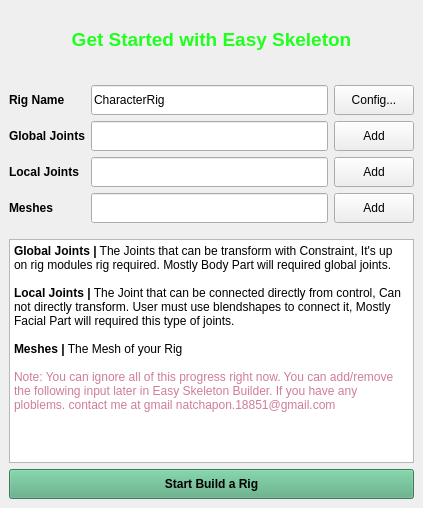
<?xml version="1.0" encoding="UTF-8"?>
<ui version="4.0">
 <class>MainWindow</class>
 <widget class="QMainWindow" name="MainWindow">
  <property name="geometry">
   <rect>
    <x>0</x>
    <y>0</y>
    <width>423</width>
    <height>508</height>
   </rect>
  </property>
  <property name="windowTitle">
   <string>Easy Skeleton Launcher</string>
  </property>
  <widget class="QWidget" name="centralwidget">
   <layout class="QGridLayout" name="gridLayout">
    <item row="0" column="0">
     <widget class="QLabel" name="label">
      <property name="sizePolicy">
       <sizepolicy hsizetype="Preferred" vsizetype="Minimum">
        <horstretch>0</horstretch>
        <verstretch>0</verstretch>
       </sizepolicy>
      </property>
      <property name="minimumSize">
       <size>
        <width>0</width>
        <height>60</height>
       </size>
      </property>
      <property name="font">
       <font>
        <pointsize>14</pointsize>
        <weight>75</weight>
        <bold>true</bold>
       </font>
      </property>
      <property name="styleSheet">
       <string notr="true">color:rgb(32, 255, 29);</string>
      </property>
      <property name="text">
       <string>Get Started with Easy Skeleton</string>
      </property>
      <property name="alignment">
       <set>Qt::AlignCenter</set>
      </property>
     </widget>
    </item>
    <item row="3" column="0">
     <widget class="QPushButton" name="pushButton_start">
      <property name="sizePolicy">
       <sizepolicy hsizetype="Minimum" vsizetype="Minimum">
        <horstretch>0</horstretch>
        <verstretch>0</verstretch>
       </sizepolicy>
      </property>
      <property name="minimumSize">
       <size>
        <width>0</width>
        <height>30</height>
       </size>
      </property>
      <property name="font">
       <font>
        <weight>75</weight>
        <bold>true</bold>
       </font>
      </property>
      <property name="styleSheet">
       <string notr="true">background-color:rgb(85, 170, 127);
color: black;</string>
      </property>
      <property name="text">
       <string>Start Build a Rig</string>
      </property>
     </widget>
    </item>
    <item row="1" column="0">
     <layout class="QGridLayout" name="gridLayout_2">
      <property name="leftMargin">
       <number>0</number>
      </property>
      <property name="topMargin">
       <number>10</number>
      </property>
      <property name="bottomMargin">
       <number>10</number>
      </property>
      <item row="2" column="1">
       <widget class="QLineEdit" name="lineEdit_local">
        <property name="sizePolicy">
         <sizepolicy hsizetype="Expanding" vsizetype="Minimum">
          <horstretch>0</horstretch>
          <verstretch>0</verstretch>
         </sizepolicy>
        </property>
        <property name="readOnly">
         <bool>true</bool>
        </property>
       </widget>
      </item>
      <item row="1" column="1">
       <widget class="QLineEdit" name="lineEdit_global">
        <property name="sizePolicy">
         <sizepolicy hsizetype="Expanding" vsizetype="Minimum">
          <horstretch>0</horstretch>
          <verstretch>0</verstretch>
         </sizepolicy>
        </property>
        <property name="readOnly">
         <bool>true</bool>
        </property>
       </widget>
      </item>
      <item row="2" column="2">
       <widget class="QPushButton" name="pushButton_local">
        <property name="sizePolicy">
         <sizepolicy hsizetype="Minimum" vsizetype="Minimum">
          <horstretch>0</horstretch>
          <verstretch>0</verstretch>
         </sizepolicy>
        </property>
        <property name="minimumSize">
         <size>
          <width>0</width>
          <height>30</height>
         </size>
        </property>
        <property name="baseSize">
         <size>
          <width>0</width>
          <height>0</height>
         </size>
        </property>
        <property name="text">
         <string>Add</string>
        </property>
       </widget>
      </item>
      <item row="1" column="0">
       <widget class="QLabel" name="label_2">
        <property name="font">
         <font>
          <weight>75</weight>
          <bold>true</bold>
         </font>
        </property>
        <property name="text">
         <string>Global Joints</string>
        </property>
       </widget>
      </item>
      <item row="1" column="2">
       <widget class="QPushButton" name="pushButton_global">
        <property name="sizePolicy">
         <sizepolicy hsizetype="Minimum" vsizetype="Minimum">
          <horstretch>0</horstretch>
          <verstretch>0</verstretch>
         </sizepolicy>
        </property>
        <property name="minimumSize">
         <size>
          <width>0</width>
          <height>30</height>
         </size>
        </property>
        <property name="baseSize">
         <size>
          <width>0</width>
          <height>0</height>
         </size>
        </property>
        <property name="text">
         <string>Add</string>
        </property>
       </widget>
      </item>
      <item row="3" column="1">
       <widget class="QLineEdit" name="lineEdit_meshes">
        <property name="sizePolicy">
         <sizepolicy hsizetype="Expanding" vsizetype="Minimum">
          <horstretch>0</horstretch>
          <verstretch>0</verstretch>
         </sizepolicy>
        </property>
        <property name="readOnly">
         <bool>true</bool>
        </property>
       </widget>
      </item>
      <item row="3" column="2">
       <widget class="QPushButton" name="pushButton_meshes">
        <property name="sizePolicy">
         <sizepolicy hsizetype="Minimum" vsizetype="Minimum">
          <horstretch>0</horstretch>
          <verstretch>0</verstretch>
         </sizepolicy>
        </property>
        <property name="minimumSize">
         <size>
          <width>0</width>
          <height>30</height>
         </size>
        </property>
        <property name="baseSize">
         <size>
          <width>0</width>
          <height>0</height>
         </size>
        </property>
        <property name="text">
         <string>Add</string>
        </property>
       </widget>
      </item>
      <item row="2" column="0">
       <widget class="QLabel" name="label_3">
        <property name="font">
         <font>
          <weight>75</weight>
          <bold>true</bold>
         </font>
        </property>
        <property name="text">
         <string>Local Joints</string>
        </property>
       </widget>
      </item>
      <item row="3" column="0">
       <widget class="QLabel" name="label_4">
        <property name="font">
         <font>
          <weight>75</weight>
          <bold>true</bold>
         </font>
        </property>
        <property name="text">
         <string>Meshes</string>
        </property>
       </widget>
      </item>
      <item row="0" column="1">
       <widget class="QLineEdit" name="lineEdit_rig_name">
        <property name="sizePolicy">
         <sizepolicy hsizetype="Expanding" vsizetype="Minimum">
          <horstretch>0</horstretch>
          <verstretch>0</verstretch>
         </sizepolicy>
        </property>
        <property name="minimumSize">
         <size>
          <width>0</width>
          <height>30</height>
         </size>
        </property>
        <property name="text">
         <string>CharacterRig</string>
        </property>
        <property name="readOnly">
         <bool>false</bool>
        </property>
       </widget>
      </item>
      <item row="0" column="2">
       <widget class="QPushButton" name="pushButton">
        <property name="sizePolicy">
         <sizepolicy hsizetype="Minimum" vsizetype="Minimum">
          <horstretch>0</horstretch>
          <verstretch>0</verstretch>
         </sizepolicy>
        </property>
        <property name="minimumSize">
         <size>
          <width>0</width>
          <height>30</height>
         </size>
        </property>
        <property name="text">
         <string>Config...</string>
        </property>
       </widget>
      </item>
      <item row="0" column="0">
       <widget class="QLabel" name="label_5">
        <property name="font">
         <font>
          <weight>75</weight>
          <bold>true</bold>
         </font>
        </property>
        <property name="text">
         <string>Rig Name</string>
        </property>
       </widget>
      </item>
     </layout>
    </item>
    <item row="2" column="0">
     <widget class="QTextBrowser" name="textBrowser">
      <property name="styleSheet">
       <string notr="true"/>
      </property>
      <property name="html">
       <string>&lt;!DOCTYPE HTML PUBLIC &quot;-//W3C//DTD HTML 4.0//EN&quot; &quot;http://www.w3.org/TR/REC-html40/strict.dtd&quot;&gt;
&lt;html&gt;&lt;head&gt;&lt;meta name=&quot;qrichtext&quot; content=&quot;1&quot; /&gt;&lt;style type=&quot;text/css&quot;&gt;
p, li { white-space: pre-wrap; }
&lt;/style&gt;&lt;/head&gt;&lt;body style=&quot; font-family:'MS Shell Dlg 2'; font-size:8.25pt; font-weight:400; font-style:normal;&quot;&gt;
&lt;p style=&quot; margin-top:0px; margin-bottom:0px; margin-left:0px; margin-right:0px; -qt-block-indent:0; text-indent:0px;&quot;&gt;&lt;span style=&quot; font-size:9pt; font-weight:600;&quot;&gt;Global Joints |&lt;/span&gt;&lt;span style=&quot; font-size:9pt;&quot;&gt; The Joints that can be transform with Constraint, It's up on rig modules rig required. Mostly Body Part will required global joints.&lt;/span&gt;&lt;/p&gt;
&lt;p style=&quot;-qt-paragraph-type:empty; margin-top:0px; margin-bottom:0px; margin-left:0px; margin-right:0px; -qt-block-indent:0; text-indent:0px; font-size:9pt;&quot;&gt;&lt;br /&gt;&lt;/p&gt;
&lt;p style=&quot; margin-top:0px; margin-bottom:0px; margin-left:0px; margin-right:0px; -qt-block-indent:0; text-indent:0px;&quot;&gt;&lt;span style=&quot; font-size:9pt; font-weight:600;&quot;&gt;Local Joints |&lt;/span&gt;&lt;span style=&quot; font-size:9pt;&quot;&gt; The Joint that can be connected directly from control, Can not directly transform. User must use blendshapes to connect it, Mostly Facial Part will required this type of joints.&lt;/span&gt;&lt;/p&gt;
&lt;p style=&quot;-qt-paragraph-type:empty; margin-top:0px; margin-bottom:0px; margin-left:0px; margin-right:0px; -qt-block-indent:0; text-indent:0px; font-size:9pt;&quot;&gt;&lt;br /&gt;&lt;/p&gt;
&lt;p style=&quot; margin-top:0px; margin-bottom:0px; margin-left:0px; margin-right:0px; -qt-block-indent:0; text-indent:0px;&quot;&gt;&lt;span style=&quot; font-size:9pt; font-weight:600;&quot;&gt;Meshes |&lt;/span&gt;&lt;span style=&quot; font-size:9pt;&quot;&gt; The Mesh of your Rig&lt;/span&gt;&lt;/p&gt;
&lt;p style=&quot;-qt-paragraph-type:empty; margin-top:0px; margin-bottom:0px; margin-left:0px; margin-right:0px; -qt-block-indent:0; text-indent:0px; font-size:9pt;&quot;&gt;&lt;br /&gt;&lt;/p&gt;
&lt;p style=&quot; margin-top:0px; margin-bottom:0px; margin-left:0px; margin-right:0px; -qt-block-indent:0; text-indent:0px;&quot;&gt;&lt;span style=&quot; font-size:9pt; color:#cf7c9c;&quot;&gt;Note: You can ignore all of this progress right now. You can add/remove the following input later in Easy Skeleton Builder. If you have any ploblems. contact me at gmail natchapon.18851@gmail.com&lt;/span&gt;&lt;/p&gt;&lt;/body&gt;&lt;/html&gt;</string>
      </property>
     </widget>
    </item>
   </layout>
  </widget>
  <widget class="QMenuBar" name="menubar">
   <property name="geometry">
    <rect>
     <x>0</x>
     <y>0</y>
     <width>423</width>
     <height>21</height>
    </rect>
   </property>
  </widget>
 </widget>
 <resources/>
 <connections/>
</ui>
